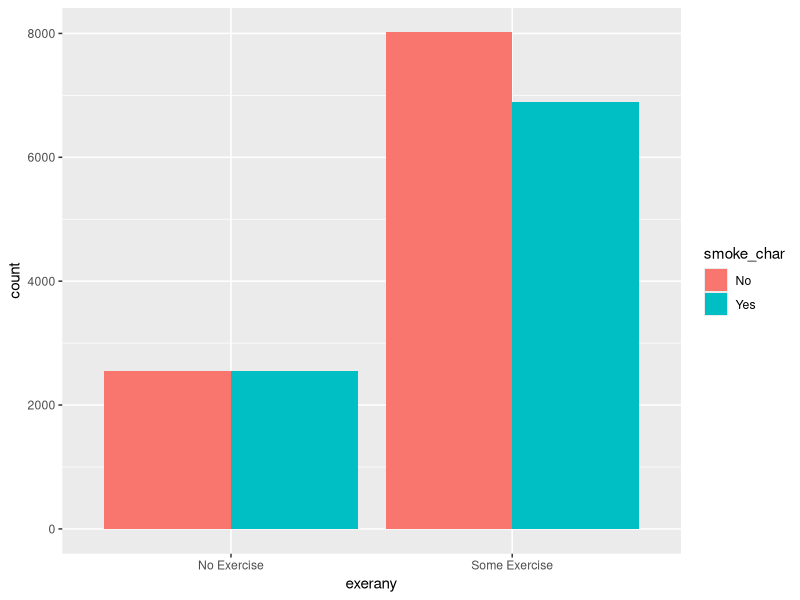
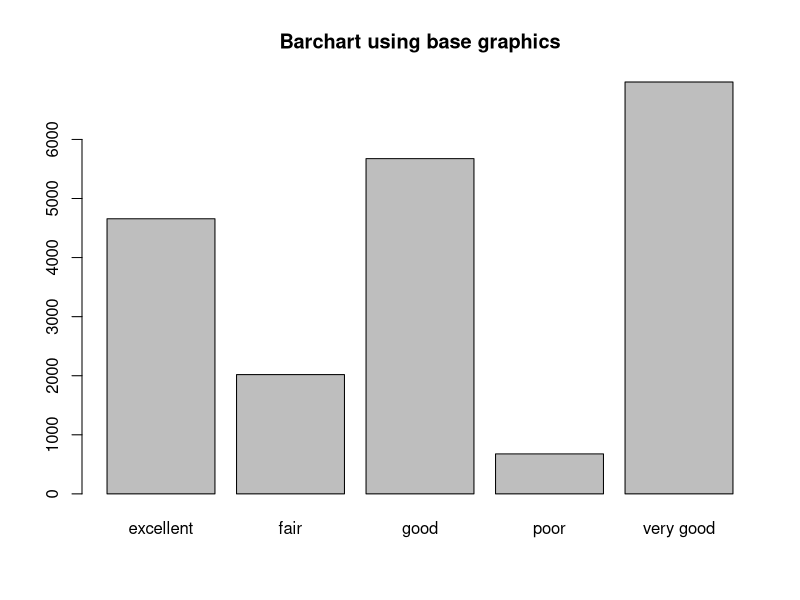
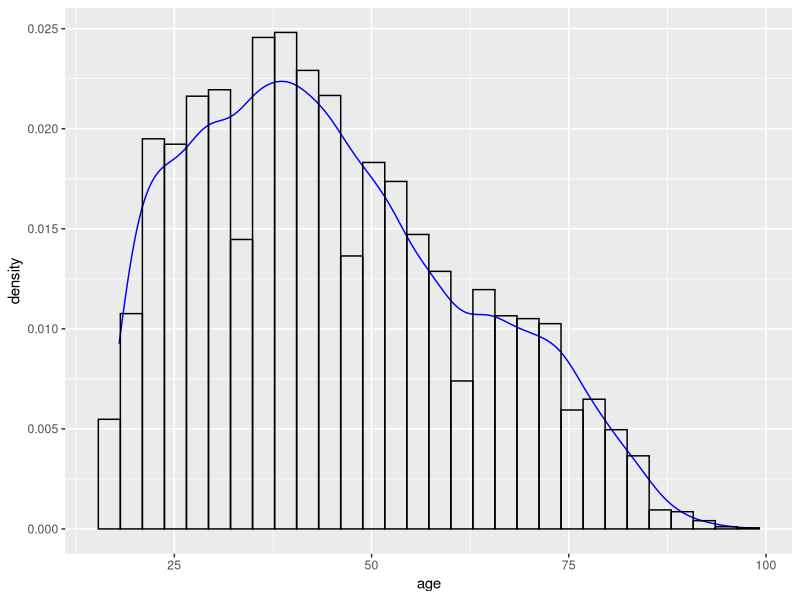
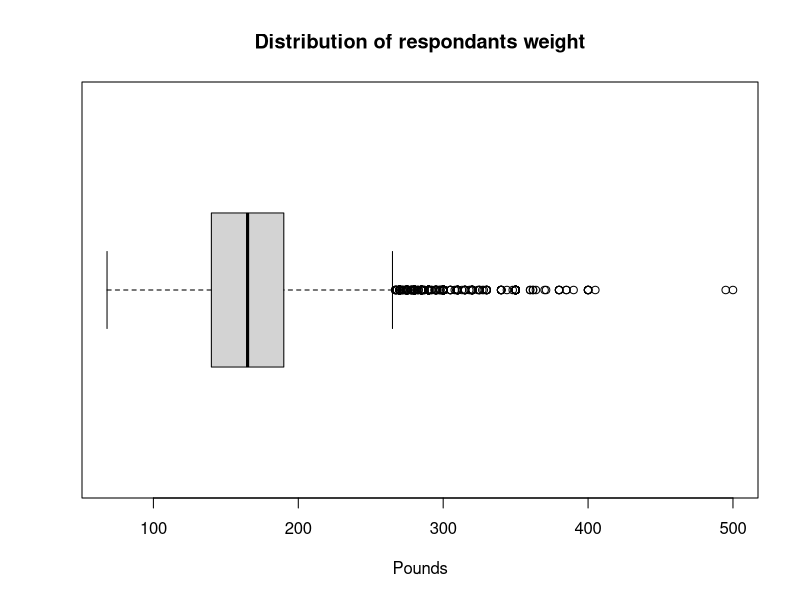
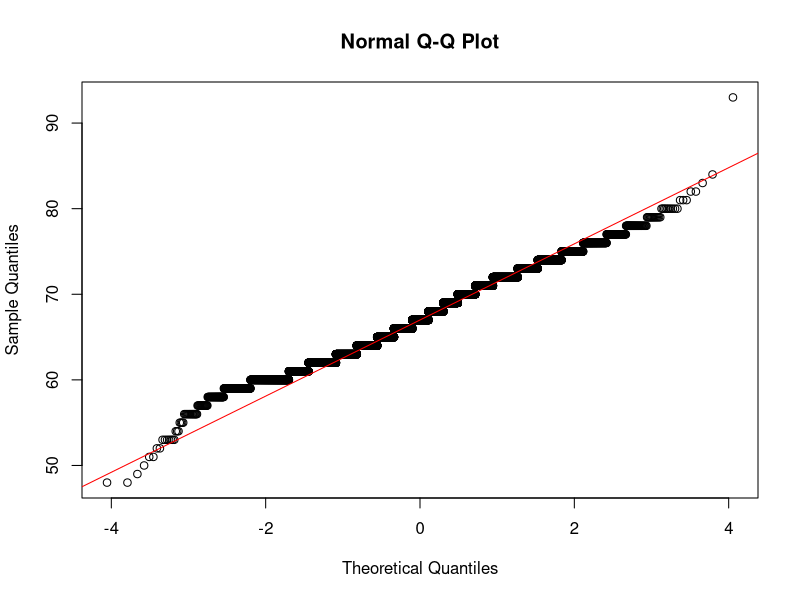
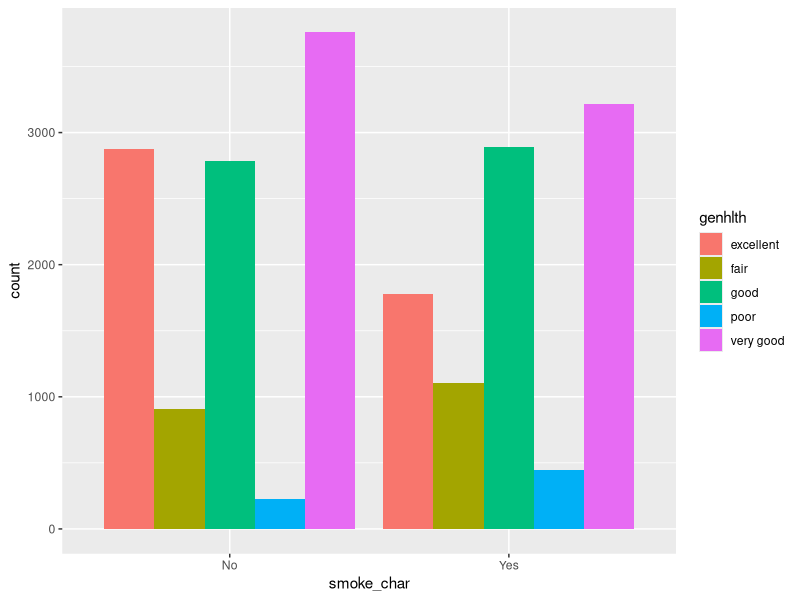
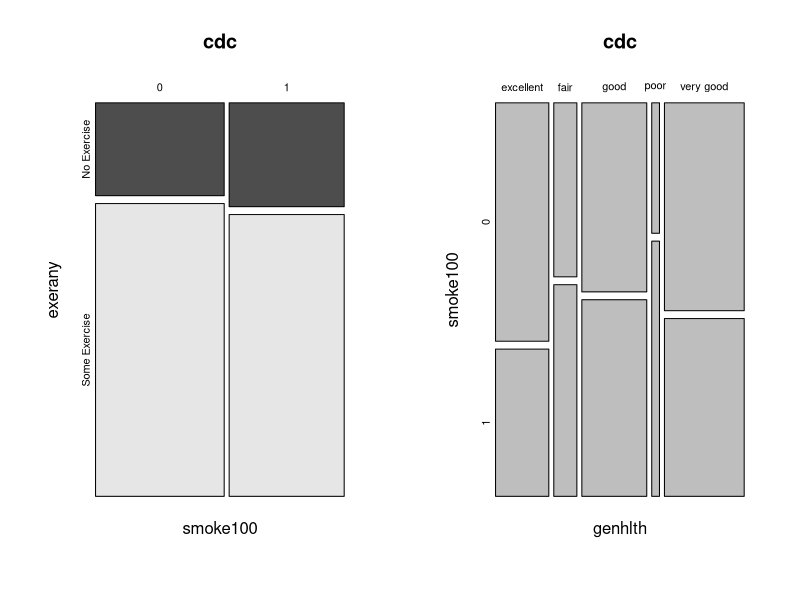
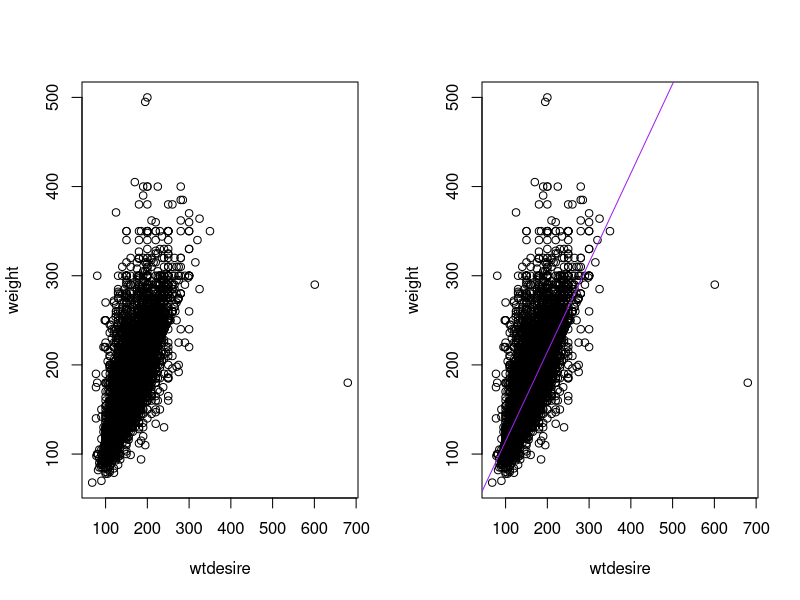

The R script that drew these images, in order:
## ---- chunk 1
library(ggplot2)
knitr::opts_chunk$set(echo = TRUE, fig.height=4, fig.width=6)
## ---- chunk 2
cdc <- read.table("ggplot2_intro1/cdc.txt", header=TRUE, sep="\t")
cdc$exerany <- factor(cdc$exerany, labels=c("No Exercise", "Some Exercise"))
## ---- chunk 3
#geom_bar makes the height of the bar proportional to the number of cases in each group
cdc$smoke_char <- factor(cdc$smoke100, labels=c("No", "Yes"))
ggplot(cdc, aes(x=exerany, fill=smoke_char)) + geom_bar(position="dodge")
## ---- chunk 4
dc <- table(cdc$genhlth)
barplot(dc, main="Barchart using base graphics")
## ---- chunk 5
ggplot(cdc, aes(x=age)) + geom_density(col="blue") + 
  geom_histogram(aes(y=..density..), colour="black", fill=NA)
## ---- chunk 6
boxplot(cdc$weight, horizontal = TRUE, main="Distribution of respondants weight", xlab="Pounds")
## ---- chunk 7
qqnorm(cdc$height)
qqline(cdc$height, col="red")
#used by qqnorm to generate approximations to expected order statistics for a normal distribution.
## ---- chunk 8
ggplot(cdc, aes(x=smoke_char, fill=genhlth)) + geom_bar(position="dodge")
## ---- chunk 9
table(cdc$smoke100, cdc$exerany)
## ---- chunk 10
par(mfrow=c(1,2)) # display the plots in 1 row and 2 columns
mosaicplot(smoke100~exerany, data=cdc, color=TRUE)
## ---- chunk 11
mosaicplot(genhlth~smoke100, data=cdc)
#For example, there are fewer nonsmokers who do not exercise. There are fewer smokers who do exercise. 
#This becomes, more interesting and important when you have categorical variables that take on more than two `values`.
## ---- chunk 12
plot(weight~wtdesire, data=cdc)
## ---- chunk 13
plot(weight~wtdesire, data=cdc)
abline(lm(weight~wtdesire, data=cdc), col="purple")
## ---- chunk 14
ggplot(cdc, aes(x=height, col=gender)) + geom_density()
## ---- chunk 15
ggplot(cdc, aes(x=weight, fill=gender)) + geom_histogram() + facet_wrap(~gender)
## ---- chunk 16
ggplot(cdc, aes(x=weight, fill=gender)) + geom_histogram() + facet_wrap(~gender, ncol=1)
## ---- chunk 17
ggplot(cdc, aes(x=height, y=weight, color=gender)) + geom_point()
## ---- chunk 18
ggplot(cdc, aes(x=age, y=height, color=genhlth)) + geom_point() + facet_grid(~genhlth)
## ---- chunk 19
ggplot(cdc, aes(x=exerany, y=wtdesire, fill=gender)) + geom_boxplot()
## ---- chunk 20
ggplot(cdc, aes(x=exerany, y=wtdesire, fill=gender)) + geom_boxplot() +
  facet_wrap(~smoke_char, ncol=2)
